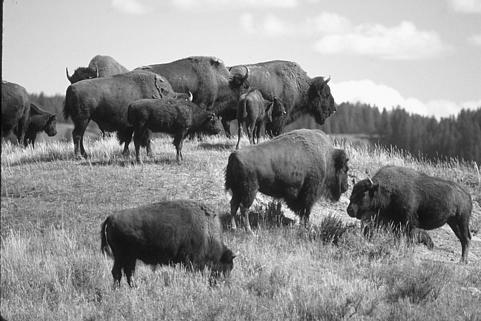
%> input picture buffalo.png, 481 x 321 px
$ octave buffalo_gaussian_filter.m   (GNU Octave 9; MATLAB toolbox functions it lacks are replaced by stand-ins)
%> lines starting %> are read from the running program, lines starting %| are printed output that depends on the picture
clear all;

c=imread('buffalo.png');
%> c is the input picture: size 321x481 uint8; min 1, max 255, mean 145.2
f1=fspecial('gaussian');          % default 3*3 gaussian matrix with sigma=0.5
f2=fspecial('gaussian',[50 50],3) %50*50 gaussian matrix with sigma=3
f3=fspecial('gaussian',[50 50],9) %50*50 gaussian matrix with sigma=3

figure,surf(1:3,1:3,f1);
%> after `surf(1:3,1:3,f1)`:
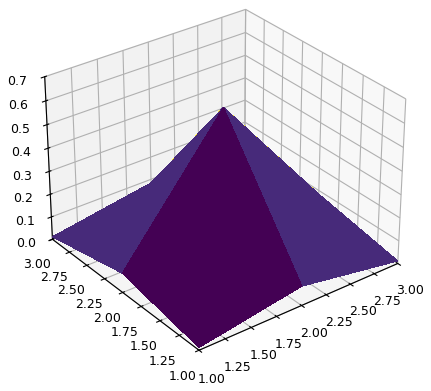
%> figure redrawn from the program's plot data
figure,surf(1:50,1:50,f2);
%> after `surf(1:50,1:50,f2)`:
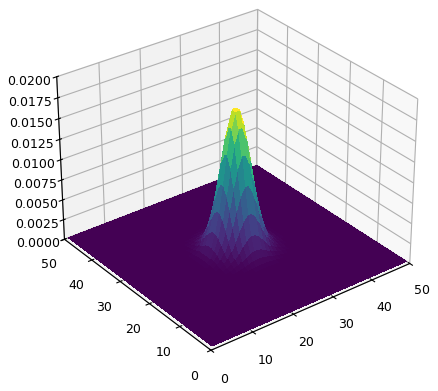
%> figure redrawn from the program's plot data
figure,surf(1:50,1:50,f3);
%> after `surf(1:50,1:50,f3)`:
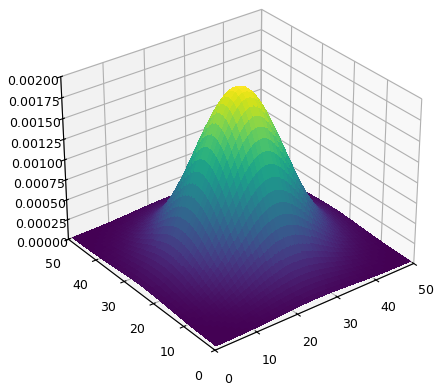
%> figure redrawn from the program's plot data

cf1=filter2(f1,c);
cf2=filter2(f2,c);
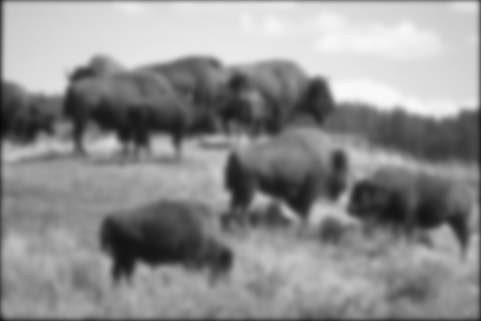
%> cf2: size 321x481 double; min 10.79, max 249.1, mean 143.2
cf3=filter2(f3,c);
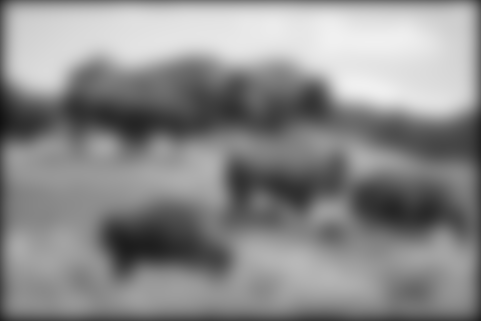
%> cf3: size 321x481 double; min 18.25, max 240.9, mean 139.2

figure,imshow(c);
figure,imshow(uint8(cf1));
figure,imshow(uint8(cf2));
figure,imshow(uint8(cf3));
